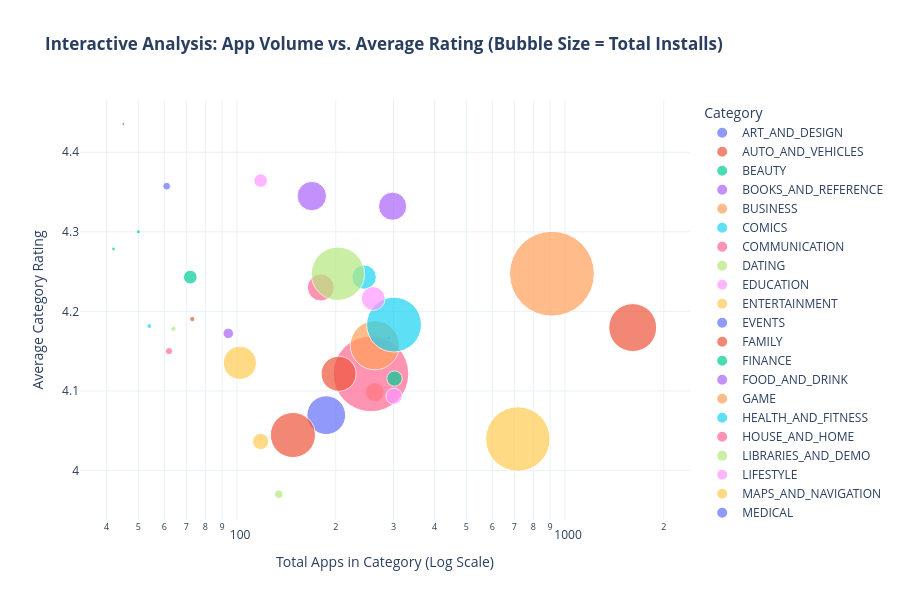

The code cell stored with this chart in its notebook:
### Markdown cell above
10. Interactive Visualization (Plotly)

An interactive bubble chart mapping **Category**, **Install Counts**, **Average Price**, and **Rating Metrics** for executive-level exploration.

### Code cell
# Aggregate category-level statistics for interactive visualization
category_summary = apps_df.groupby('Category').agg(
    Total_Apps=('App', 'count'),
    Total_Installs=('Installs', 'sum'),
    Avg_Rating=('Rating', 'mean'),
    Avg_Price=('Price', 'mean')
).reset_index()

# Filter out categories with very low app counts for cleaner visual
category_summary = category_summary[category_summary['Total_Apps'] > 10]

# Generate Interactive Plotly Bubble Chart
fig = px.scatter(
    category_summary,
    x="Total_Apps",
    y="Avg_Rating",
    size="Total_Installs",
    color="Category",
    hover_name="Category",
    hover_data=["Avg_Price", "Total_Installs"],
    log_x=True,
    size_max=60,
    title="<b>Interactive Analysis: App Volume vs. Average Rating (Bubble Size = Total Installs)</b>"
)

fig.update_layout(
    xaxis_title="Total Apps in Category (Log Scale)",
    yaxis_title="Average Category Rating",
    template="plotly_white",
    height=600
)

fig.show()

### Figure 1 — Plotly figure (JSON) as saved in the notebook; plotly's stock layout.template omitted (floating-point values rounded to 4 significant figures)
{"data": [{"customdata": [[0.09787, 114200000.0]], "hovertemplate": "<b>%{hovertext}</b><br><br>Category=ART_AND_DESIGN<br>Total_Apps=%{x}<br>Avg_Rating=%{y}<br>Total_Installs=%{customdata[1]}<br>Avg_Price=%{customdata[0]}<extra></extra>", "hovertext": ["ART_AND_DESIGN"], "legendgroup": "ART_AND_DESIGN", "marker": {"color": "#636efa", "size": [114233100], "sizemode": "area", "sizeref": 3855000.0, "symbol": "circle"}, "mode": "markers", "name": "ART_AND_DESIGN", "orientation": "v", "showlegend": true, "type": "scatter", "x": [61], "xaxis": "x", "y": [4.357], "yaxis": "y"}, {"customdata": [[0.02726, 53130000.0]], "hovertemplate": "<b>%{hovertext}</b><br><br>Category=AUTO_AND_VEHICLES<br>Total_Apps=%{x}<br>Avg_Rating=%{y}<br>Total_Installs=%{customdata[1]}<br>Avg_Price=%{customdata[0]}<extra></extra>", "hovertext": ["AUTO_AND_VEHICLES"], "legendgroup": "AUTO_AND_VEHICLES", "marker": {"color": "#EF553B", "size": [53129800], "sizemode": "area", "sizeref": 3855000.0, "symbol": "circle"}, "mode": "markers", "name": "AUTO_AND_VEHICLES", "orientation": "v", "showlegend": true, "type": "scatter", "x": [73], "xaxis": "x", "y": [4.19], "yaxis": "y"}, {"customdata": [[0.0, 26920000.0]], "hovertemplate": "<b>%{hovertext}</b><br><br>Category=BEAUTY<br>Total_Apps=%{x}<br>Avg_Rating=%{y}<br>Total_Installs=%{customdata[1]}<br>Avg_Price=%{customdata[0]}<extra></extra>", "hovertext": ["BEAUTY"], "legendgroup": "BEAUTY", "marker": {"color": "#00cc96", "size": [26916200], "sizemode": "area", "sizeref": 3855000.0, "symbol": "circle"}, "mode": "markers", "name": "BEAUTY", "orientation": "v", "showlegend": true, "type": "scatter", "x": [42], "xaxis": "x", "y": [4.279], "yaxis": "y"}, {"customdata": [[0.1413, 1666000000.0]], "hovertemplate": "<b>%{hovertext}</b><br><br>Category=BOOKS_AND_REFERENCE<br>Total_Apps=%{x}<br>Avg_Rating=%{y}<br>Total_Installs=%{customdata[1]}<br>Avg_Price=%{customdata[0]}<extra></extra>", "hovertext": ["BOOKS_AND_REFERENCE"], "legendgroup": "BOOKS_AND_REFERENCE", "marker": {"color": "#ab63fa", "size": [1665791655], "sizemode": "area", "sizeref": 3855000.0, "symbol": "circle"}, "mode": "markers", "name": "BOOKS_AND_REFERENCE", "orientation": "v", "showlegend": true, "type": "scatter", "x": [169], "xaxis": "x", "y": [4.345], "yaxis": "y"}, {"customdata": [[0.2449, 697000000.0]], "hovertemplate": "<b>%{hovertext}</b><br><br>Category=BUSINESS<br>Total_Apps=%{x}<br>Avg_Rating=%{y}<br>Total_Installs=%{customdata[1]}<br>Avg_Price=%{customdata[0]}<extra></extra>", "hovertext": ["BUSINESS"], "legendgroup": "BUSINESS", "marker": {"color": "#FFA15A", "size": [697018120], "sizemode": "area", "sizeref": 3855000.0, "symbol": "circle"}, "mode": "markers", "name": "BUSINESS", "orientation": "v", "showlegend": true, "type": "scatter", "x": [263], "xaxis": "x", "y": [4.098], "yaxis": "y"}, {"customdata": [[0.0, 44930000.0]], "hovertemplate": "<b>%{hovertext}</b><br><br>Category=COMICS<br>Total_Apps=%{x}<br>Avg_Rating=%{y}<br>Total_Installs=%{customdata[1]}<br>Avg_Price=%{customdata[0]}<extra></extra>", "hovertext": ["COMICS"], "legendgroup": "COMICS", "marker": {"color": "#19d3f3", "size": [44931100], "sizemode": "area", "sizeref": 3855000.0, "symbol": "circle"}, "mode": "markers", "name": "COMICS", "orientation": "v", "showlegend": true, "type": "scatter", "x": [54], "xaxis": "x", "y": [4.181], "yaxis": "y"}, {"customdata": [[0.2214, 11040000000.0]], "hovertemplate": "<b>%{hovertext}</b><br><br>Category=COMMUNICATION<br>Total_Apps=%{x}<br>Avg_Rating=%{y}<br>Total_Installs=%{customdata[1]}<br>Avg_Price=%{customdata[0]}<extra></extra>", "hovertext": ["COMMUNICATION"], "legendgroup": "COMMUNICATION", "marker": {"color": "#FF6692", "size": [11038241530], "sizemode": "area", "sizeref": 3855000.0, "symbol": "circle"}, "mode": "markers", "name": "COMMUNICATION", "orientation": "v", "showlegend": true, "type": "scatter", "x": [256], "xaxis": "x", "y": [4.121], "yaxis": "y"}, {"customdata": [[0.1416, 140900000.0]], "hovertemplate": "<b>%{hovertext}</b><br><br>Category=DATING<br>Total_Apps=%{x}<br>Avg_Rating=%{y}<br>Total_Installs=%{customdata[1]}<br>Avg_Price=%{customdata[0]}<extra></extra>", "hovertext": ["DATING"], "legendgroup": "DATING", "marker": {"color": "#B6E880", "size": [140912410], "sizemode": "area", "sizeref": 3855000.0, "symbol": "circle"}, "mode": "markers", "name": "DATING", "orientation": "v", "showlegend": true, "type": "scatter", "x": [134], "xaxis": "x", "y": [3.97], "yaxis": "y"}, {"customdata": [[0.1522, 352900000.0]], "hovertemplate": "<b>%{hovertext}</b><br><br>Category=EDUCATION<br>Total_Apps=%{x}<br>Avg_Rating=%{y}<br>Total_Installs=%{customdata[1]}<br>Avg_Price=%{customdata[0]}<extra></extra>", "hovertext": ["EDUCATION"], "legendgroup": "EDUCATION", "marker": {"color": "#FF97FF", "size": [352852000], "sizemode": "area", "sizeref": 3855000.0, "symbol": "circle"}, "mode": "markers", "name": "EDUCATION", "orientation": "v", "showlegend": true, "type": "scatter", "x": [118], "xaxis": "x", "y": [4.364], "yaxis": "y"}, {"customdata": [[0.07824, 2114000000.0]], "hovertemplate": "<b>%{hovertext}</b><br><br>Category=ENTERTAINMENT<br>Total_Apps=%{x}<br>Avg_Rating=%{y}<br>Total_Installs=%{customdata[1]}<br>Avg_Price=%{customdata[0]}<extra></extra>", "hovertext": ["ENTERTAINMENT"], "legendgroup": "ENTERTAINMENT", "marker": {"color": "#FECB52", "size": [2113660000], "sizemode": "area", "sizeref": 3855000.0, "symbol": "circle"}, "mode": "markers", "name": "ENTERTAINMENT", "orientation": "v", "showlegend": true, "type": "scatter", "x": [102], "xaxis": "x", "y": [4.135], "yaxis": "y"}, {"customdata": [[0.0, 15950000.0]], "hovertemplate": "<b>%{hovertext}</b><br><br>Category=EVENTS<br>Total_Apps=%{x}<br>Avg_Rating=%{y}<br>Total_Installs=%{customdata[1]}<br>Avg_Price=%{customdata[0]}<extra></extra>", "hovertext": ["EVENTS"], "legendgroup": "EVENTS", "marker": {"color": "#636efa", "size": [15949410], "sizemode": "area", "sizeref": 3855000.0, "symbol": "circle"}, "mode": "markers", "name": "EVENTS", "orientation": "v", "showlegend": true, "type": "scatter", "x": [45], "xaxis": "x", "y": [4.436], "yaxis": "y"}, {"customdata": [[1.407, 4427000000.0]], "hovertemplate": "<b>%{hovertext}</b><br><br>Category=FAMILY<br>Total_Apps=%{x}<br>Avg_Rating=%{y}<br>Total_Installs=%{customdata[1]}<br>Avg_Price=%{customdata[0]}<extra></extra>", "hovertext": ["FAMILY"], "legendgroup": "FAMILY", "marker": {"color": "#EF553B", "size": [4427479590], "sizemode": "area", "sizeref": 3855000.0, "symbol": "circle"}, "mode": "markers", "name": "FAMILY", "orientation": "v", "showlegend": true, "type": "scatter", "x": [1608], "xaxis": "x", "y": [4.18], "yaxis": "y"}, {"customdata": [[8.079, 455300000.0]], "hovertemplate": "<b>%{hovertext}</b><br><br>Category=FINANCE<br>Total_Apps=%{x}<br>Avg_Rating=%{y}<br>Total_Installs=%{customdata[1]}<br>Avg_Price=%{customdata[0]}<extra></extra>", "hovertext": ["FINANCE"], "legendgroup": "FINANCE", "marker": {"color": "#00cc96", "size": [455312400], "sizemode": "area", "sizeref": 3855000.0, "symbol": "circle"}, "mode": "markers", "name": "FINANCE", "orientation": "v", "showlegend": true, "type": "scatter", "x": [302], "xaxis": "x", "y": [4.116], "yaxis": "y"}, {"customdata": [[0.09021, 211700000.0]], "hovertemplate": "<b>%{hovertext}</b><br><br>Category=FOOD_AND_DRINK<br>Total_Apps=%{x}<br>Avg_Rating=%{y}<br>Total_Installs=%{customdata[1]}<br>Avg_Price=%{customdata[0]}<extra></extra>", "hovertext": ["FOOD_AND_DRINK"], "legendgroup": "FOOD_AND_DRINK", "marker": {"color": "#ab63fa", "size": [211677750], "sizemode": "area", "sizeref": 3855000.0, "symbol": "circle"}, "mode": "markers", "name": "FOOD_AND_DRINK", "orientation": "v", "showlegend": true, "type": "scatter", "x": [94], "xaxis": "x", "y": [4.172], "yaxis": "y"}, {"customdata": [[0.3041, 13880000000.0]], "hovertemplate": "<b>%{hovertext}</b><br><br>Category=GAME<br>Total_Apps=%{x}<br>Avg_Rating=%{y}<br>Total_Installs=%{customdata[1]}<br>Avg_Price=%{customdata[0]}<extra></extra>", "hovertext": ["GAME"], "legendgroup": "GAME", "marker": {"color": "#FFA15A", "size": [13878762717], "sizemode": "area", "sizeref": 3855000.0, "symbol": "circle"}, "mode": "markers", "name": "GAME", "orientation": "v", "showlegend": true, "type": "scatter", "x": [912], "xaxis": "x", "y": [4.247], "yaxis": "y"}, {"customdata": [[0.1737, 1144000000.0]], "hovertemplate": "<b>%{hovertext}</b><br><br>Category=HEALTH_AND_FITNESS<br>Total_Apps=%{x}<br>Avg_Rating=%{y}<br>Total_Installs=%{customdata[1]}<br>Avg_Price=%{customdata[0]}<extra></extra>", "hovertext": ["HEALTH_AND_FITNESS"], "legendgroup": "HEALTH_AND_FITNESS", "marker": {"color": "#19d3f3", "size": [1144006220], "sizemode": "area", "sizeref": 3855000.0, "symbol": "circle"}, "mode": "markers", "name": "HEALTH_AND_FITNESS", "orientation": "v", "showlegend": true, "type": "scatter", "x": [244], "xaxis": "x", "y": [4.243], "yaxis": "y"}, {"customdata": [[0.0, 97080000.0]], "hovertemplate": "<b>%{hovertext}</b><br><br>Category=HOUSE_AND_HOME<br>Total_Apps=%{x}<br>Avg_Rating=%{y}<br>Total_Installs=%{customdata[1]}<br>Avg_Price=%{customdata[0]}<extra></extra>", "hovertext": ["HOUSE_AND_HOME"], "legendgroup": "HOUSE_AND_HOME", "marker": {"color": "#FF6692", "size": [97082000], "sizemode": "area", "sizeref": 3855000.0, "symbol": "circle"}, "mode": "markers", "name": "HOUSE_AND_HOME", "orientation": "v", "showlegend": true, "type": "scatter", "x": [62], "xaxis": "x", "y": [4.15], "yaxis": "y"}, {"customdata": [[0.0, 52080000.0]], "hovertemplate": "<b>%{hovertext}</b><br><br>Category=LIBRARIES_AND_DEMO<br>Total_Apps=%{x}<br>Avg_Rating=%{y}<br>Total_Installs=%{customdata[1]}<br>Avg_Price=%{customdata[0]}<extra></extra>", "hovertext": ["LIBRARIES_AND_DEMO"], "legendgroup": "LIBRARIES_AND_DEMO", "marker": {"color": "#B6E880", "size": [52083000], "sizemode": "area", "sizeref": 3855000.0, "symbol": "circle"}, "mode": "markers", "name": "LIBRARIES_AND_DEMO", "orientation": "v", "showlegend": true, "type": "scatter", "x": [64], "xaxis": "x", "y": [4.178], "yaxis": "y"}, {"customdata": [[6.515, 503700000.0]], "hovertemplate": "<b>%{hovertext}</b><br><br>Category=LIFESTYLE<br>Total_Apps=%{x}<br>Avg_Rating=%{y}<br>Total_Installs=%{customdata[1]}<br>Avg_Price=%{customdata[0]}<extra></extra>", "hovertext": ["LIFESTYLE"], "legendgroup": "LIFESTYLE", "marker": {"color": "#FF97FF", "size": [503741120], "sizemode": "area", "sizeref": 3855000.0, "symbol": "circle"}, "mode": "markers", "name": "LIFESTYLE", "orientation": "v", "showlegend": true, "type": "scatter", "x": [301], "xaxis": "x", "y": [4.093], "yaxis": "y"}, {"customdata": [[0.2284, 503300000.0]], "hovertemplate": "<b>%{hovertext}</b><br><br>Category=MAPS_AND_NAVIGATION<br>Total_Apps=%{x}<br>Avg_Rating=%{y}<br>Total_Installs=%{customdata[1]}<br>Avg_Price=%{customdata[0]}<extra></extra>", "hovertext": ["MAPS_AND_NAVIGATION"], "legendgroup": "MAPS_AND_NAVIGATION", "marker": {"color": "#FECB52", "size": [503267560], "sizemode": "area", "sizeref": 3855000.0, "symbol": "circle"}, "mode": "markers", "name": "MAPS_AND_NAVIGATION", "orientation": "v", "showlegend": true, "type": "scatter", "x": [118], "xaxis": "x", "y": [4.036], "yaxis": "y"}, {"customdata": [[2.151, 38150000.0]], "hovertemplate": "<b>%{hovertext}</b><br><br>Category=MEDICAL<br>Total_Apps=%{x}<br>Avg_Rating=%{y}<br>Total_Installs=%{customdata[1]}<br>Avg_Price=%{customdata[0]}<extra></extra>", "hovertext": ["MEDICAL"], "legendgroup": "MEDICAL", "marker": {"color": "#636efa", "size": [38152676], "sizemode": "area", "sizeref": 3855000.0, "symbol": "circle"}, "mode": "markers", "name": "MEDICAL", "orientation": "v", "showlegend": true, "type": "scatter", "x": [290], "xaxis": "x", "y": [4.167], "yaxis": "y"}, {"customdata": [[0.01951, 2369000000.0]], "hovertemplate": "<b>%{hovertext}</b><br><br>Category=NEWS_AND_MAGAZINES<br>Total_Apps=%{x}<br>Avg_Rating=%{y}<br>Total_Installs=%{customdata[1]}<br>Avg_Price=%{customdata[0]}<extra></extra>", "hovertext": ["NEWS_AND_MAGAZINES"], "legendgroup": "NEWS_AND_MAGAZINES", "marker": {"color": "#EF553B", "size": [2369110650], "sizemode": "area", "sizeref": 3855000.0, "symbol": "circle"}, "mode": "markers", "name": "NEWS_AND_MAGAZINES", "orientation": "v", "showlegend": true, "type": "scatter", "x": [204], "xaxis": "x", "y": [4.122], "yaxis": "y"}, {"customdata": [[0.1916, 31120000.0]], "hovertemplate": "<b>%{hovertext}</b><br><br>Category=PARENTING<br>Total_Apps=%{x}<br>Avg_Rating=%{y}<br>Total_Installs=%{customdata[1]}<br>Avg_Price=%{customdata[0]}<extra></extra>", "hovertext": ["PARENTING"], "legendgroup": "PARENTING", "marker": {"color": "#00cc96", "size": [31116110], "sizemode": "area", "sizeref": 3855000.0, "symbol": "circle"}, "mode": "markers", "name": "PARENTING", "orientation": "v", "showlegend": true, "type": "scatter", "x": [50], "xaxis": "x", "y": [4.3], "yaxis": "y"}, {"customdata": [[0.417, 1532000000.0]], "hovertemplate": "<b>%{hovertext}</b><br><br>Category=PERSONALIZATION<br>Total_Apps=%{x}<br>Avg_Rating=%{y}<br>Total_Installs=%{customdata[1]}<br>Avg_Price=%{customdata[0]}<extra></extra>", "hovertext": ["PERSONALIZATION"], "legendgroup": "PERSONALIZATION", "marker": {"color": "#ab63fa", "size": [1532352930], "sizemode": "area", "sizeref": 3855000.0, "symbol": "circle"}, "mode": "markers", "name": "PERSONALIZATION", "orientation": "v", "showlegend": true, "type": "scatter", "x": [298], "xaxis": "x", "y": [4.332], "yaxis": "y"}, {"customdata": [[0.2749, 4649000000.0]], "hovertemplate": "<b>%{hovertext}</b><br><br>Category=PHOTOGRAPHY<br>Total_Apps=%{x}<br>Avg_Rating=%{y}<br>Total_Installs=%{customdata[1]}<br>Avg_Price=%{customdata[0]}<extra></extra>", "hovertext": ["PHOTOGRAPHY"], "legendgroup": "PHOTOGRAPHY", "marker": {"color": "#FFA15A", "size": [4649143130], "sizemode": "area", "sizeref": 3855000.0, "symbol": "circle"}, "mode": "markers", "name": "PHOTOGRAPHY", "orientation": "v", "showlegend": true, "type": "scatter", "x": [263], "xaxis": "x", "y": [4.157], "yaxis": "y"}, {"customdata": [[0.2356, 5793000000.0]], "hovertemplate": "<b>%{hovertext}</b><br><br>Category=PRODUCTIVITY<br>Total_Apps=%{x}<br>Avg_Rating=%{y}<br>Total_Installs=%{customdata[1]}<br>Avg_Price=%{customdata[0]}<extra></extra>", "hovertext": ["PRODUCTIVITY"], "legendgroup": "PRODUCTIVITY", "marker": {"color": "#19d3f3", "size": [5793070180], "sizemode": "area", "sizeref": 3855000.0, "symbol": "circle"}, "mode": "markers", "name": "PRODUCTIVITY", "orientation": "v", "showlegend": true, "type": "scatter", "x": [301], "xaxis": "x", "y": [4.183], "yaxis": "y"}, {"customdata": [[0.03044, 1400000000.0]], "hovertemplate": "<b>%{hovertext}</b><br><br>Category=SHOPPING<br>Total_Apps=%{x}<br>Avg_Rating=%{y}<br>Total_Installs=%{customdata[1]}<br>Avg_Price=%{customdata[0]}<extra></extra>", "hovertext": ["SHOPPING"], "legendgroup": "SHOPPING", "marker": {"color": "#FF6692", "size": [1400331540], "sizemode": "area", "sizeref": 3855000.0, "symbol": "circle"}, "mode": "markers", "name": "SHOPPING", "orientation": "v", "showlegend": true, "type": "scatter", "x": [180], "xaxis": "x", "y": [4.23], "yaxis": "y"}, {"customdata": [[0.009754, 5488000000.0]], "hovertemplate": "<b>%{hovertext}</b><br><br>Category=SOCIAL<br>Total_Apps=%{x}<br>Avg_Rating=%{y}<br>Total_Installs=%{customdata[1]}<br>Avg_Price=%{customdata[0]}<extra></extra>", "hovertext": ["SOCIAL"], "legendgroup": "SOCIAL", "marker": {"color": "#B6E880", "size": [5487841475], "sizemode": "area", "sizeref": 3855000.0, "symbol": "circle"}, "mode": "markers", "name": "SOCIAL", "orientation": "v", "showlegend": true, "type": "scatter", "x": [203], "xaxis": "x", "y": [4.247], "yaxis": "y"}, {"customdata": [[0.3585, 1096000000.0]], "hovertemplate": "<b>%{hovertext}</b><br><br>Category=SPORTS<br>Total_Apps=%{x}<br>Avg_Rating=%{y}<br>Total_Installs=%{customdata[1]}<br>Avg_Price=%{customdata[0]}<extra></extra>", "hovertext": ["SPORTS"], "legendgroup": "SPORTS", "marker": {"color": "#FF97FF", "size": [1096431465], "sizemode": "area", "sizeref": 3855000.0, "symbol": "circle"}, "mode": "markers", "name": "SPORTS", "orientation": "v", "showlegend": true, "type": "scatter", "x": [260], "xaxis": "x", "y": [4.216], "yaxis": "y"}, {"customdata": [[0.2896, 8000000000.0]], "hovertemplate": "<b>%{hovertext}</b><br><br>Category=TOOLS<br>Total_Apps=%{x}<br>Avg_Rating=%{y}<br>Total_Installs=%{customdata[1]}<br>Avg_Price=%{customdata[0]}<extra></extra>", "hovertext": ["TOOLS"], "legendgroup": "TOOLS", "marker": {"color": "#FECB52", "size": [7999724500], "sizemode": "area", "sizeref": 3855000.0, "symbol": "circle"}, "mode": "markers", "name": "TOOLS", "orientation": "v", "showlegend": true, "type": "scatter", "x": [718], "xaxis": "x", "y": [4.04], "yaxis": "y"}, {"customdata": [[0.2005, 2895000000.0]], "hovertemplate": "<b>%{hovertext}</b><br><br>Category=TRAVEL_AND_LOCAL<br>Total_Apps=%{x}<br>Avg_Rating=%{y}<br>Total_Installs=%{customdata[1]}<br>Avg_Price=%{customdata[0]}<extra></extra>", "hovertext": ["TRAVEL_AND_LOCAL"], "legendgroup": "TRAVEL_AND_LOCAL", "marker": {"color": "#636efa", "size": [2894859300], "sizemode": "area", "sizeref": 3855000.0, "symbol": "circle"}, "mode": "markers", "name": "TRAVEL_AND_LOCAL", "orientation": "v", "showlegend": true, "type": "scatter", "x": [187], "xaxis": "x", "y": [4.07], "yaxis": "y"}, {"customdata": [[0.07068, 3927000000.0]], "hovertemplate": "<b>%{hovertext}</b><br><br>Category=VIDEO_PLAYERS<br>Total_Apps=%{x}<br>Avg_Rating=%{y}<br>Total_Installs=%{customdata[1]}<br>Avg_Price=%{customdata[0]}<extra></extra>", "hovertext": ["VIDEO_PLAYERS"], "legendgroup": "VIDEO_PLAYERS", "marker": {"color": "#EF553B", "size": [3926797200], "sizemode": "area", "sizeref": 3855000.0, "symbol": "circle"}, "mode": "markers", "name": "VIDEO_PLAYERS", "orientation": "v", "showlegend": true, "type": "scatter", "x": [148], "xaxis": "x", "y": [4.045], "yaxis": "y"}, {"customdata": [[0.4088, 361100000.0]], "hovertemplate": "<b>%{hovertext}</b><br><br>Category=WEATHER<br>Total_Apps=%{x}<br>Avg_Rating=%{y}<br>Total_Installs=%{customdata[1]}<br>Avg_Price=%{customdata[0]}<extra></extra>", "hovertext": ["WEATHER"], "legendgroup": "WEATHER", "marker": {"color": "#00cc96", "size": [361096500], "sizemode": "area", "sizeref": 3855000.0, "symbol": "circle"}, "mode": "markers", "name": "WEATHER", "orientation": "v", "showlegend": true, "type": "scatter", "x": [72], "xaxis": "x", "y": [4.243], "yaxis": "y"}], "layout": {"height": 600, "legend": {"itemsizing": "constant", "title": {"text": "Category"}, "tracegroupgap": 0}, "title": {"text": "<b>Interactive Analysis: App Volume vs. Average Rating (Bubble Size = Total Installs)</b>"}, "xaxis": {"anchor": "y", "domain": [0, 1], "title": {"text": "Total Apps in Category (Log Scale)"}, "type": "log"}, "yaxis": {"anchor": "x", "domain": [0, 1], "title": {"text": "Average Category Rating"}}}}
